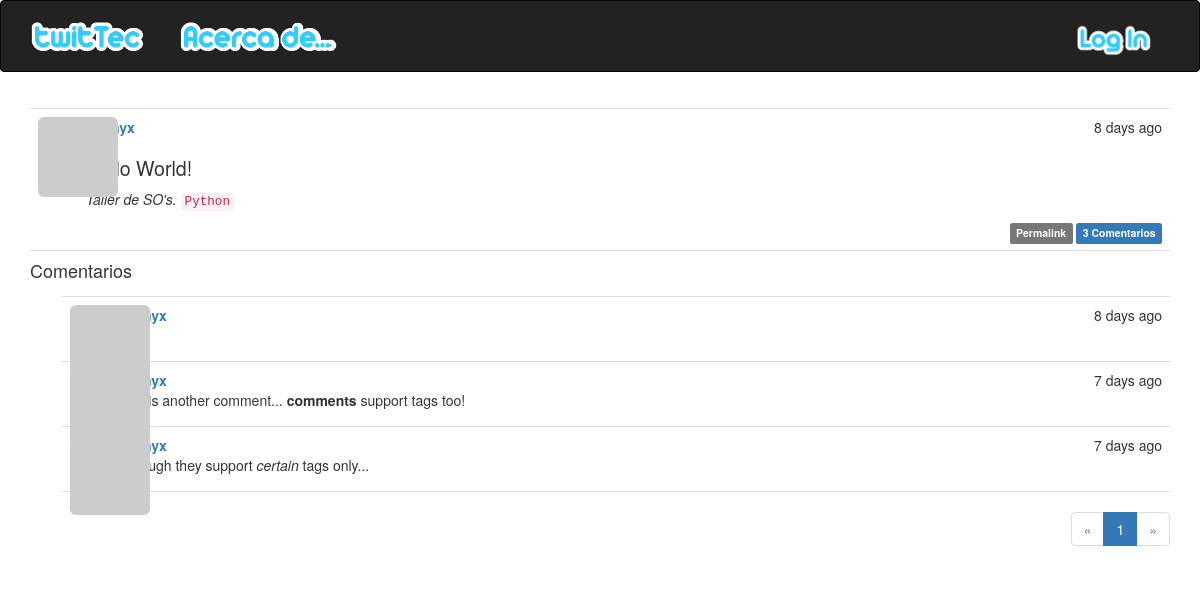
Screenshot of /post/105 with the database file from the repository.
### app/models.py (models this page shows, shortened)
class Post(db.Model):
    __tablename__ = 'posts'
    id = db.Column(db.Integer, primary_key=True)
    body = db.Column(db.Text)
    body_html = db.Column(db.Text)
    timestamp = db.Column(db.DateTime, index=True, default=datetime.utcnow)
    author_id = db.Column(db.Integer, db.ForeignKey('users.id'))
    comments = db.relationship('Comment', backref='post', lazy='dynamic')

class Comment(db.Model):
    __tablename__ = 'comments'
    id = db.Column(db.Integer, primary_key=True)
    body = db.Column(db.Text)
    body_html = db.Column(db.Text)
    timestamp = db.Column(db.DateTime, index=True, default=datetime.utcnow)
    disabled = db.Column(db.Boolean)
    author_id = db.Column(db.Integer, db.ForeignKey('users.id'))
    post_id = db.Column(db.Integer, db.ForeignKey('posts.id'))

### app/main/views.py (the view, shortened to what this page needs)
@main.route('/post/<int:id>', methods=['GET', 'POST'])
def post(id):
    post = Post.query.get_or_404(id)
    form = CommentForm()
    page = request.args.get('page', 1, type=int)
    if page == -1:
        page = (post.comments.count() - 1) // \
            current_app.config['FLASKY_COMMENTS_PER_PAGE'] + 1
    pagination = post.comments.order_by(Comment.timestamp.asc()).paginate(
        page, per_page=current_app.config['FLASKY_COMMENTS_PER_PAGE'],
        error_out=False)
    comments = pagination.items
    return render_template('post.html', posts=[post], form=form,
                           comments=comments, pagination=pagination)

### app/auth/views.py (called while the page is built)
@auth.before_app_request
def before_request():
    if current_user.is_authenticated:
        current_user.ping()
        if not current_user.confirmed \
                and request.endpoint[:5] != 'auth.' \
                and request.endpoint != 'static':
            return redirect(url_for('auth.unconfirmed'))

### app/main/__init__.py (called while the page is built)
@main.app_context_processor
def inject_permissions():
    return dict(Permission=Permission)

### app/models.py (called while the page is built)
    def gravatar(self, size=100, default='retro', rating='pg'):
        if request.is_secure:
            url = 'https://secure.gravatar.com/avatar'
        else:
            url = 'http://www.gravatar.com/avatar'
        hash = self.avatar_hash or hashlib.md5(
            self.email.encode('utf-8')).hexdigest()
        return '{url}/{hash}?s={size}&d={default}&r={rating}'.format(
            url=url, hash=hash, size=size, default=default, rating=rating)

    def can(self, permissions):
        return False

    def is_administrator(self):
        return False

### app/templates/post.html (shortened to what this page needs)
{% extends "base.html" %}
{% import "bootstrap/wtf.html" as wtf %}
{% import "_macros.html" as macros %}
{% block page_content %}
{% include '_posts.html' %}
<h4 id="comments">Comentarios</h4>
{% include '_comments.html' %}
{% if pagination %}
<div class="pagination">
    {{ macros.pagination_widget(pagination, '.post', fragment='#comments', id=posts[0].id) }}
</div>
{% endif %}
{% endblock %}

### app/templates/_posts.html (shortened to what this page needs)
<ul class="posts">
    {% for post in posts %}
    <li class="post">
        <div class="post-thumbnail">
            <a href="{{ url_for('.user', username=post.author.username) }}">
                <img class="img-rounded profile-thumbnail" src="{{ post.author.gravatar(size=40) }}">
            </a>
        </div>
        <div class="post-content">
            <div class="post-date">{{ moment(post.timestamp).fromNow() }}</div>
            <div class="post-author"><a href="{{ url_for('.user', username=post.author.username) }}">{{ post.author.username }}</a></div>
            <div class="post-body">
                {% if post.body_html %}
                    {{ post.body_html | safe }}
                {% else %}
                    {{ post.body }}
                {% endif %}
            </div>
            <div class="post-footer">
                <a href="{{ url_for('.post', id=post.id) }}">
                    <span class="label label-default">Permalink</span>
                </a>
                <a href="{{ url_for('.post', id=post.id) }}#comments">
                    <span class="label label-primary">{{ post.comments.count() }} Comentarios</span>
                </a>
            </div>
        </div>
    </li>
    {% endfor %}
</ul>

### app/templates/_comments.html (shortened to what this page needs)
<ul class="comments">
    {% for comment in comments %}
    <li class="comment">
        <div class="comment-thumbnail">
            <a href="{{ url_for('.user', username=comment.author.username) }}">
                <img class="img-rounded profile-thumbnail" src="{{ comment.author.gravatar(size=40) }}">
            </a>
        </div>
        <div class="comment-content">
            <div class="comment-date">{{ moment(comment.timestamp).fromNow() }}</div>
            <div class="comment-author"><a href="{{ url_for('.user', username=comment.author.username) }}">{{ comment.author.username }}</a></div>
            <div class="comment-body">
                {%if moderate or not comment.disabled %}
                   {% if comment.body_html %}
                      {{ comment.body_html | safe }}
                   {% else %}
                      {{ comment.body }}
                   {% endif %}
                {% endif %}
            </div>
        </div>
    </li>
    {% endfor %}
</ul>

### app/static/styles.css (style rules this page uses)
.profile-thumbnail { position: absolute; }
ul.posts { list-style-type: none; padding: 0px; margin: 16px 0px 0px 0px; border-top: 1px solid #e0e0e0; }
ul.posts li.post { padding: 8px; border-bottom: 1px solid #e0e0e0; }
div.post-date { float: right; }
div.post-author { font-weight: bold; }
div.post-thumbnail { position: absolute; }
div.post-content { margin-left: 48px; min-height: 48px; }
div.post-footer { text-align: right; }
ul.comments { list-style-type: none; padding: 0px; margin: 16px 0px 0px 0px; }
ul.comments li.comment { margin-left: 32px; padding: 8px; border-bottom: 1px solid #e0e0e0; }
ul.comments li.comment:nth-child(1) { border-top: 1px solid #e0e0e0; }
div.comment-date { float: right; }
div.comment-author { font-weight: bold; }
div.comment-thumbnail { position: absolute; }
div.comment-content { margin-left: 48px; min-height: 48px; }
div.pagination { width: 100%; text-align: right; padding: 0px; margin: 0px; }
.post-body h1 { font-size: 140%; }

### rows the page displays
Post: timestamp "8 days ago", body_html "Hello World! Taller de SO's. Python", comments.count "3"
Comment: timestamp "8 days ago"
Comment: timestamp "7 days ago", body_html "This is another comment... comments support tags too!"
Comment: timestamp "7 days ago", body_html "although they support certain tags only..."

### other values shown
{{ p }} "1"
